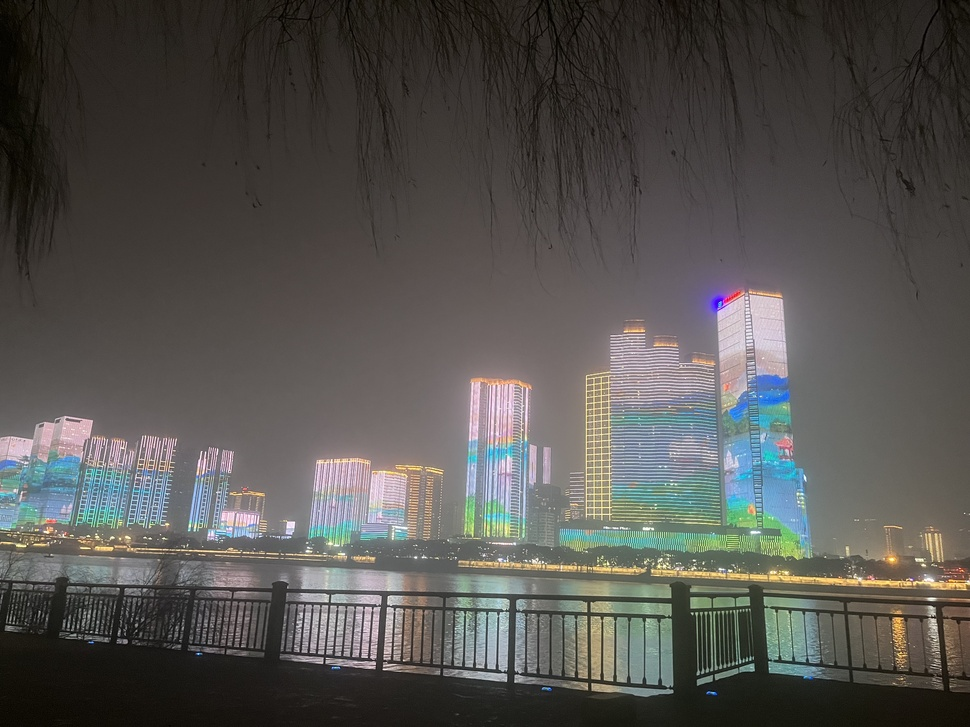
#> input picture Unsupervised Learning/SVD/city night life.jpg, 970 x 727 px, shrunk from 4032 x 3024 before the run, given in place of city%20night%20life.jpg, which was not available
$ jupyter execute image_compression_SVD.ipynb   (text cells are left out)
#> lines starting #> are read from the running program, lines starting #| are printed output that depends on the picture; pictures that were not available may be replaced by others from this repository, and a replacement may not be noted
[cell 1]
import numpy as np
import matplotlib.pyplot as plt
from skimage import io

# Correct URL format (use raw.githubusercontent.com)
url = "https://raw.githubusercontent.com/mocccca/cmor438/main/Unsupervised%20Learning/SVD/city%20night%20life.jpg"

# Load color image (shape: height × width × 3)
try:
    image_color = io.imread(url)
#> image_color is the input picture: shape (727, 970, 3); mean R, G, B 85.4, 83.6, 80.4
    print("Image loaded successfully! Shape:", image_color.shape)
#| Image loaded successfully! Shape: (727, 970, 3)
except Exception as e:
    print("Error loading image:", e)
    # Fallback: Use a local file
    # image_color = io.imread("local_image.jpg")

[cell 2]
# Normalize pixel values to [0, 1]
image_color = image_color / 255.0

# Verify RGB channels
if image_color.shape[-1] != 3:
    raise ValueError("Image must have 3 color channels (RGB)")

[cell 3]
# define function
def compress_channel(channel, k=50):
    """Compress a single channel using SVD."""
#> called with k = 50
    U, S, Vt = np.linalg.svd(channel, full_matrices=False)
#> S = 727 values, max 306.5 at index 0, min 0.0142 at index 726, mean 1.76
    compressed = U[:, :k] @ np.diag(S[:k]) @ Vt[:k, :]
    return np.clip(compressed, 0, 1)  # Ensure valid pixel range

[cell 4]
# Compress all 3 channels
k = 50  # Number of singular values to keep
compressed_channels = [
    compress_channel(image_color[:, :, i], k)
    for i in range(3)
]
#> call 3 of compress_channel, with k = 50
#> in compress_channel (call 3), `U, S, Vt = np.linalg.svd(channel, full_matrices=False)`:
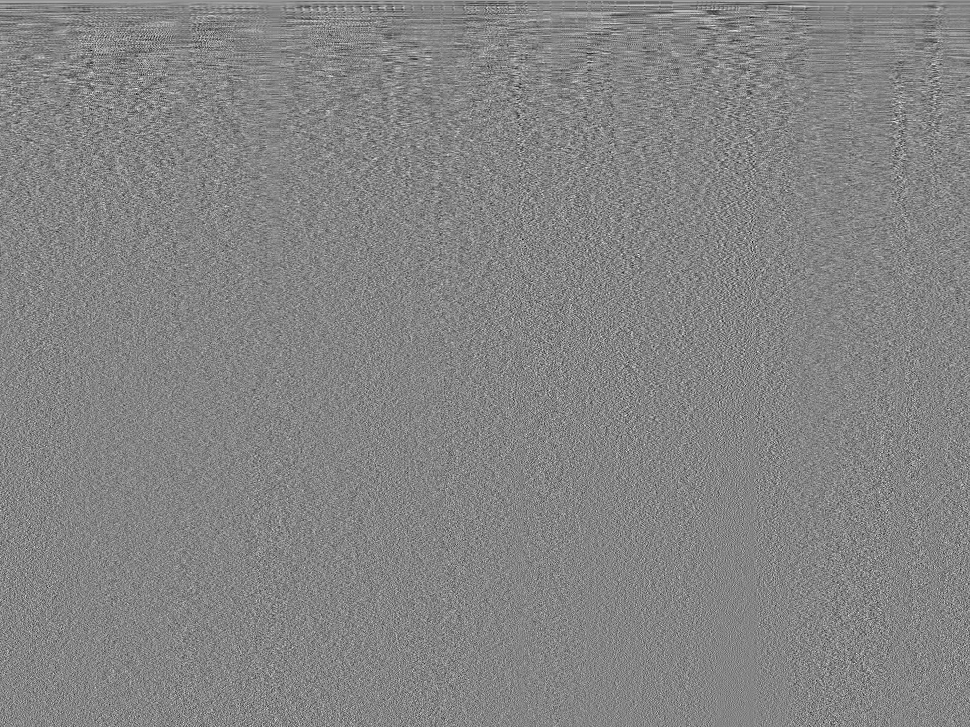
#> Vt: shape (727, 970) float64; min -0.197, max 0.181, mean 5.32e-05; drawn with min black and max white
#> in compress_channel (call 3), `U, S, Vt = np.linalg.svd(channel, full_matrices=False)`: S = 727 values, max 298 at index 0, min 0.0146 at index 726, mean 1.71
#> compressed_channels = 3 items

# Combine channels
compressed_color = np.stack(compressed_channels, axis=-1)

plt.figure(figsize=(12, 6))

plt.subplot(1, 2, 1)
plt.imshow(image_color)
plt.title("Original Image")

plt.subplot(1, 2, 2)
plt.imshow(compressed_color)
plt.title(f"Compressed (k={k})")

plt.show()

[cell 5]
original_size = image_color.size  # Total pixels × channels
#> original_size = 2115570
compressed_size = k * (image_color.shape[0] + image_color.shape[1] + 1) * 3
#> compressed_size = 254700
ratio = original_size / compressed_size
#> ratio = 8.31

print(f"Original size: {original_size}")
#| Original size: 2115570
print(f"Compressed size: {compressed_size}")
#| Compressed size: 254700
print(f"Compression ratio: {ratio:.1f}x")
#| Compression ratio: 8.3x

[cell 6]
# lower the value
k = 20  # Number of singular values to keep
compressed_channels = [
    compress_channel(image_color[:, :, i], k)
    for i in range(3)
]

# Combine channels
compressed_color = np.stack(compressed_channels, axis=-1)

# plot
plt.figure(figsize=(12, 6))

plt.subplot(1, 2, 1)
plt.imshow(image_color)
plt.title("Original Image")

plt.subplot(1, 2, 2)
plt.imshow(compressed_color)
plt.title(f"Compressed (k={k})")

plt.show()

[cell 7]
original_size = image_color.size  # Total pixels × channels
compressed_size = k * (image_color.shape[0] + image_color.shape[1] + 1) * 3
#> compressed_size = 101880
ratio = original_size / compressed_size
#> ratio = 20.77

print(f"Original size: {original_size}")
#| Original size: 2115570
print(f"Compressed size: {compressed_size}")
#| Compressed size: 101880
print(f"Compression ratio: {ratio:.1f}x")
#| Compression ratio: 20.8x

[cell 8]
# lower the value
k = 10  # Number of singular values to keep
compressed_channels = [
    compress_channel(image_color[:, :, i], k)
    for i in range(3)
]
#> in compress_channel (call 7), `U, S, Vt = np.linalg.svd(channel, full_matrices=False)`: S = 727 values, max 306.5 at index 0, min 0.0142 at index 726, mean 1.76
#> in compress_channel (call 7), `return np.clip(compressed, 0, 1)`:
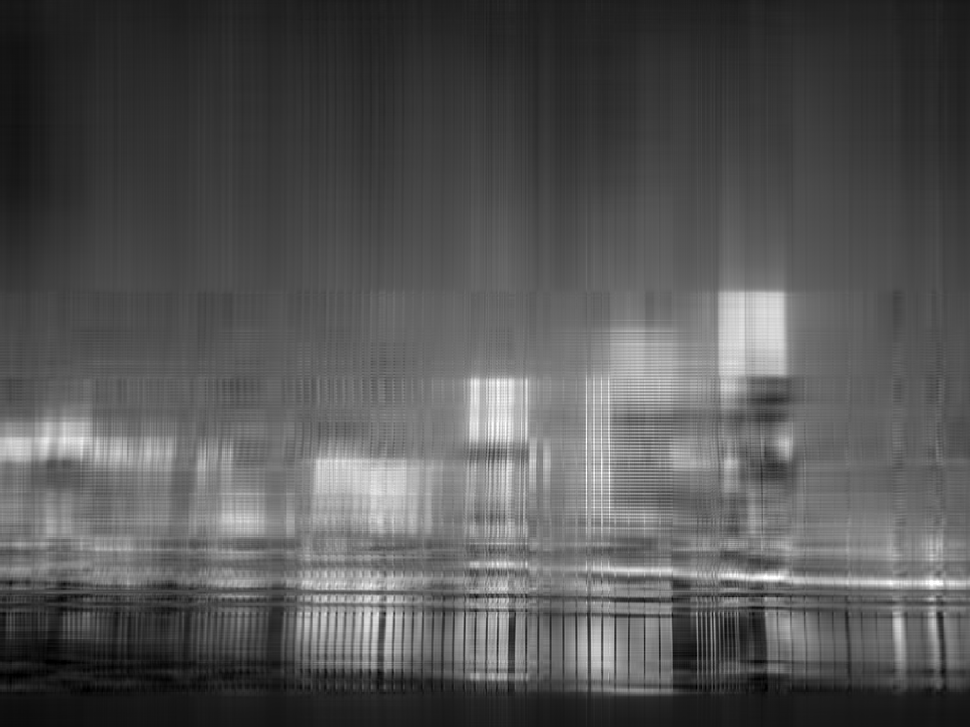
#> returned value: shape (727, 970) float64; min 0, max 1, mean 0.335

# Combine channels
compressed_color = np.stack(compressed_channels, axis=-1)
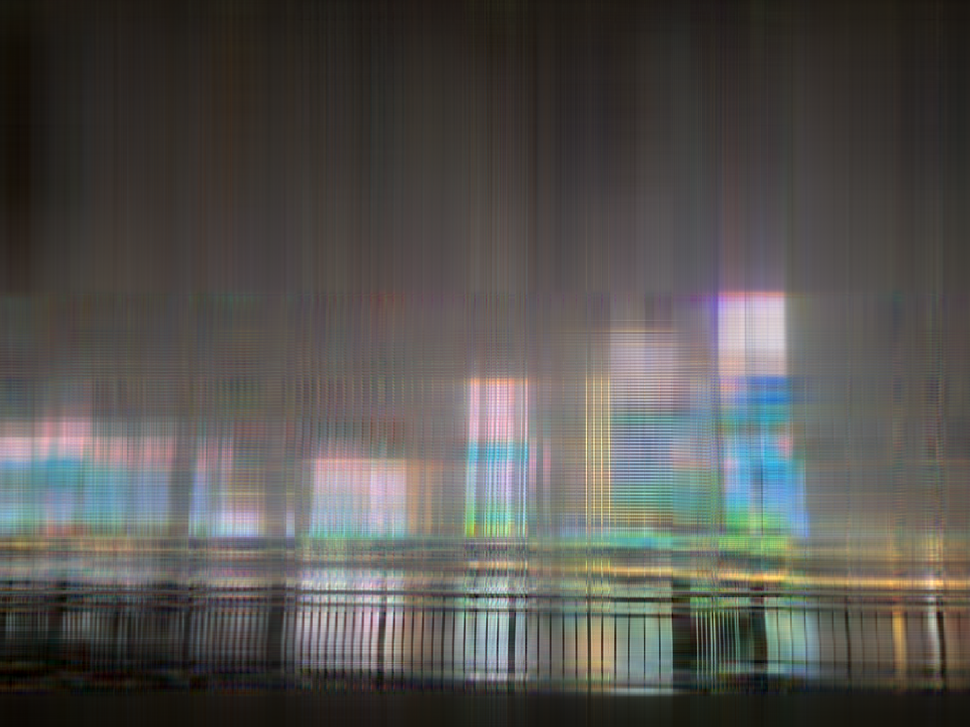
#> compressed_color: shape (727, 970, 3) float64; mean of channels 0, 1, 2 0.335, 0.328, 0.315; drawn as R, G, B

# plot
plt.figure(figsize=(12, 6))

plt.subplot(1, 2, 1)
plt.imshow(image_color)
plt.title("Original Image")

plt.subplot(1, 2, 2)
plt.imshow(compressed_color)
plt.title(f"Compressed (k={k})")

plt.show()

[cell 9]
original_size = image_color.size  # Total pixels × channels
compressed_size = k * (image_color.shape[0] + image_color.shape[1] + 1) * 3
#> compressed_size = 50940
ratio = original_size / compressed_size
#> ratio = 41.53

print(f"Original size: {original_size}")
#| Original size: 2115570
print(f"Compressed size: {compressed_size}")
#| Compressed size: 50940
print(f"Compression ratio: {ratio:.1f}x")
#| Compression ratio: 41.5x

[cell 10]
# lower the value
k = 5 # Number of singular values to keep
compressed_channels = [
    compress_channel(image_color[:, :, i], k)
    for i in range(3)
]
#> in compress_channel (call 10), `compressed = U[:, :k] @ np.diag(S[:k]) @ Vt[:k, :]`:
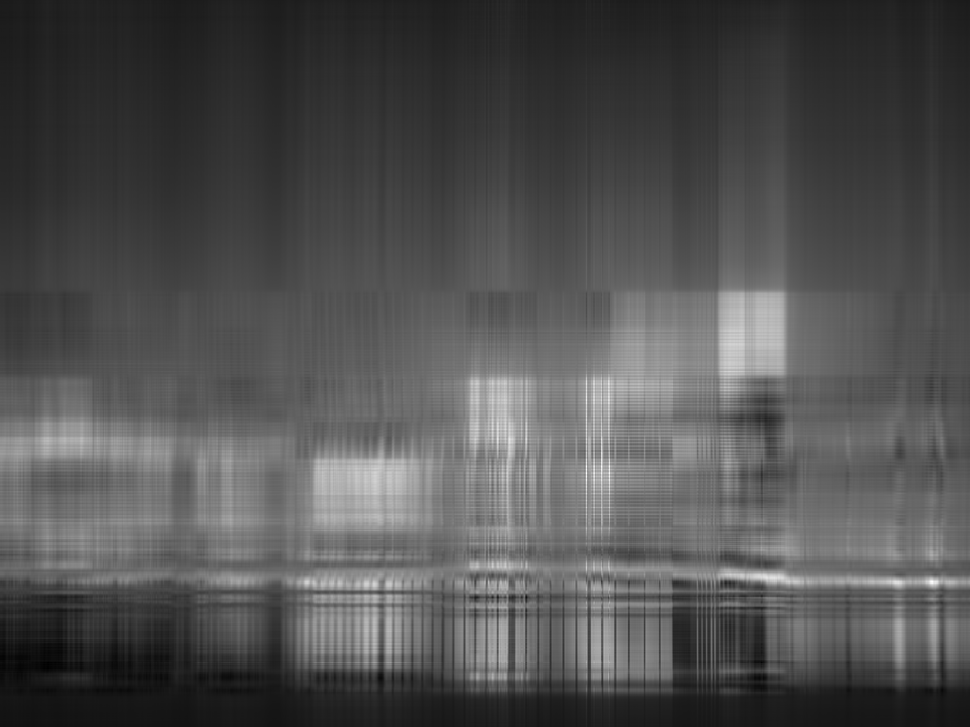
#> compressed: shape (727, 970) float64; min -0.0137, max 1.08, mean 0.335; drawn with min black and max white
#> in compress_channel (call 11), `U, S, Vt = np.linalg.svd(channel, full_matrices=False)`: S = 727 values, max 305.8 at index 0, min 0.0143 at index 726, mean 1.7
#> in compress_channel (call 11), `compressed = U[:, :k] @ np.diag(S[:k]) @ Vt[:k, :]`:
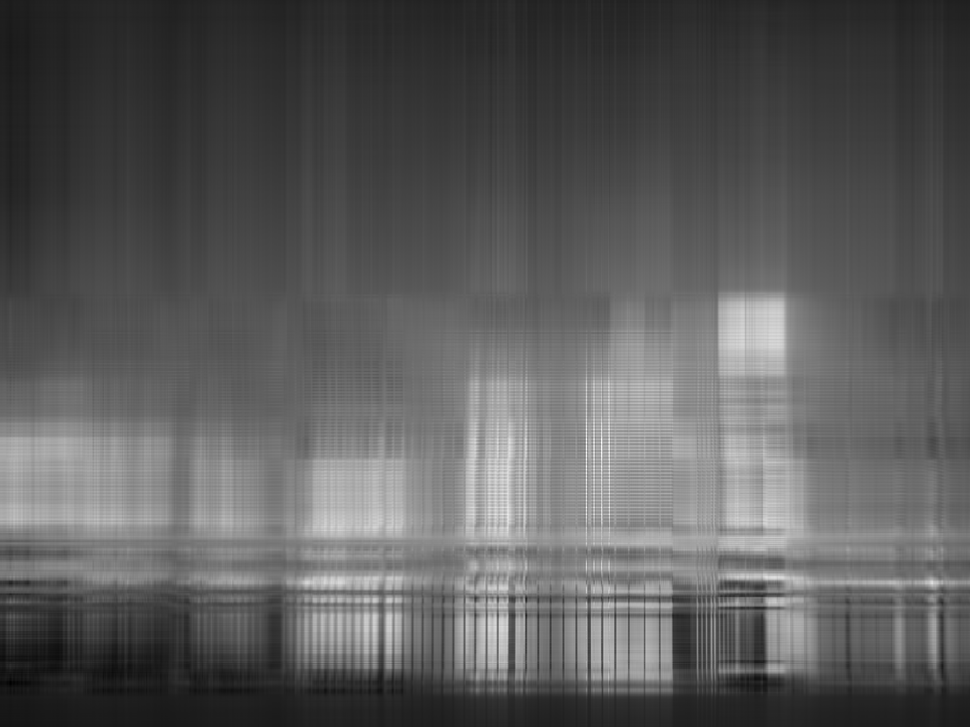
#> compressed: shape (727, 970) float64; min -0.0411, max 0.983, mean 0.328; drawn with min black and max white

# Combine channels
compressed_color = np.stack(compressed_channels, axis=-1)

# plot
plt.figure(figsize=(12, 6))

plt.subplot(1, 2, 1)
plt.imshow(image_color)
plt.title("Original Image")

plt.subplot(1, 2, 2)
plt.imshow(compressed_color)
plt.title(f"Compressed (k={k})")

plt.show()

[cell 11]
original_size = image_color.size  # Total pixels × channels
compressed_size = k * (image_color.shape[0] + image_color.shape[1] + 1) * 3
#> compressed_size = 25470
ratio = original_size / compressed_size
#> ratio = 83.06

print(f"Original size: {original_size}")
#| Original size: 2115570
print(f"Compressed size: {compressed_size}")
#| Compressed size: 25470
print(f"Compression ratio: {ratio:.1f}x")
#| Compression ratio: 83.1x

[cell 12]
original_size = image_color.size  # Total pixels × channels
compressed_size = k * (image_color.shape[0] + image_color.shape[1] + 1) * 3
ratio = original_size / compressed_size

print(f"Original size: {original_size}")
#| Original size: 2115570
print(f"Compressed size: {compressed_size}")
#| Compressed size: 25470
print(f"Compression ratio: {ratio:.1f}x")
#| Compression ratio: 83.1x

[cell 13]
# Correct URL format (use raw.githubusercontent.com)
url1 = "https://raw.githubusercontent.com/mocccca/cmor438/main/Unsupervised%20Learning/SVD/me.JPG"

# Load color image (shape: height × width × 3)
try:
    image_color1 = io.imread(url1)
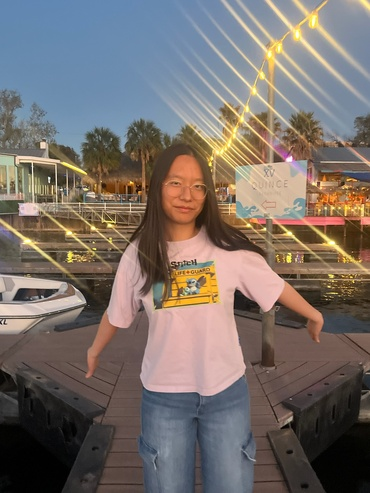
#> input picture Unsupervised Learning/SVD/me.JPG, 370 x 493 px, shrunk from 1536 x 2048 before the run, found by its file name
#> image_color1 is the input picture: shape (493, 370, 3); mean R, G, B 120.3, 110.9, 105.7
    print("Image loaded successfully! Shape:", image_color1.shape)
#| Image loaded successfully! Shape: (493, 370, 3)
except Exception as e:
    print("Error loading image:", e)
    # Fallback: Use a local file
    # image_color = io.imread("local_image.jpg")

[cell 14]
# Normalize pixel values to [0, 1]
image_color1 = image_color1 / 255.0

# Verify RGB channels
if image_color1.shape[-1] != 3:
    raise ValueError("Image must have 3 color channels (RGB)")

[cell 15]
k = 50  # Number of singular values to keep
compressed_channels = [
    compress_channel(image_color1[:, :, i], k)
    for i in range(3)
]
#> in compress_channel (call 13), `U, S, Vt = np.linalg.svd(channel, full_matrices=False)`:
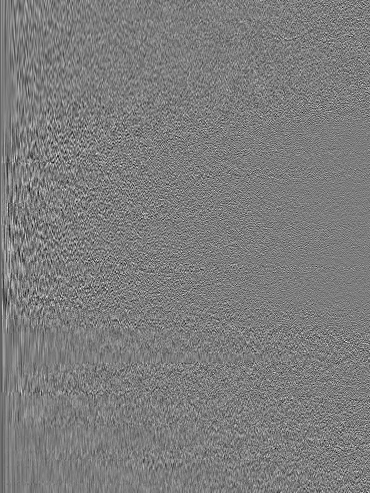
#> U: shape (493, 370) float64; min -0.252, max 0.261, mean -0.000139; drawn with min black and max white
#> in compress_channel (call 13), `U, S, Vt = np.linalg.svd(channel, full_matrices=False)`:
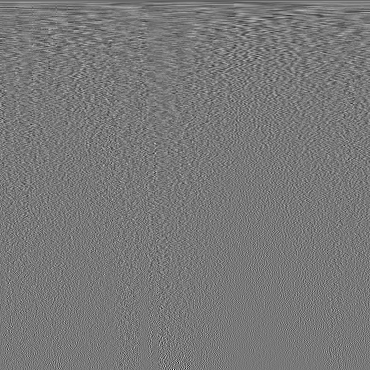
#> Vt: shape (370, 370) float64; min -0.354, max 0.392, mean -9.97e-05; drawn with min black and max white
#> in compress_channel (call 13), `U, S, Vt = np.linalg.svd(channel, full_matrices=False)`: S = 370 values, max 212.1 at index 0, min 0.0224 at index 369, mean 2.09
#> in compress_channel (call 13), `U, S, Vt = np.linalg.svd(channel, full_matrices=False)`:
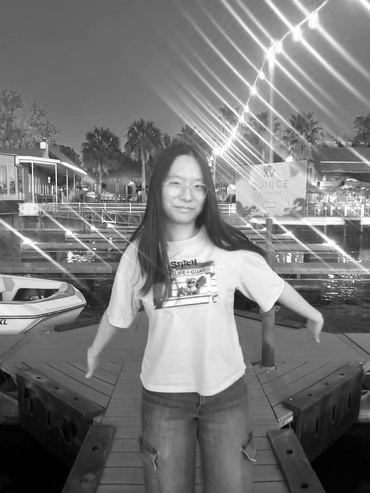
#> channel: shape (493, 370) float64; min 0, max 1, mean 0.472

# Combine channels
compressed_color1 = np.stack(compressed_channels, axis=-1)

# plot
plt.figure(figsize=(12, 6))

plt.subplot(1, 2, 1)
plt.imshow(image_color1)
plt.title("Original Image")

plt.subplot(1, 2, 2)
plt.imshow(compressed_color1)
plt.title(f"Compressed (k={k})")

plt.show()

[cell 16]
original_size1 = image_color1.size  # Total pixels × channels
#> original_size1 = 547230
compressed_size1 = k * (image_color1.shape[0] + image_color1.shape[1] + 1) * 3
#> compressed_size1 = 129600
ratio1 = original_size1 / compressed_size1
#> ratio1 = 4.22

print(f"Original size: {original_size1}")
#| Original size: 547230
print(f"Compressed size: {compressed_size1}")
#| Compressed size: 129600
print(f"Compression ratio: {ratio:.1f}x")
#| Compression ratio: 83.1x

[cell 17]
k = 20  # Number of singular values to keep
compressed_channels = [
    compress_channel(image_color1[:, :, i], k)
    for i in range(3)
]

# Combine channels
compressed_color1 = np.stack(compressed_channels, axis=-1)

# plot
plt.figure(figsize=(12, 6))

plt.subplot(1, 2, 1)
plt.imshow(image_color1)
plt.title("Original Image")

plt.subplot(1, 2, 2)
plt.imshow(compressed_color1)
plt.title(f"Compressed (k={k})")

plt.show()

[cell 18]
original_size1 = image_color1.size  # Total pixels × channels
compressed_size1 = k * (image_color1.shape[0] + image_color1.shape[1] + 1) * 3
#> compressed_size1 = 51840
ratio1 = original_size1 / compressed_size1
#> ratio1 = 10.56

print(f"Original size: {original_size1}")
#| Original size: 547230
print(f"Compressed size: {compressed_size1}")
#| Compressed size: 51840
print(f"Compression ratio: {ratio1:.1f}x")
#| Compression ratio: 10.6x

[cell 19]
k = 5  # Number of singular values to keep
compressed_channels = [
    compress_channel(image_color1[:, :, i], k)
    for i in range(3)
]

# Combine channels
compressed_color1 = np.stack(compressed_channels, axis=-1)

# plot
plt.figure(figsize=(12, 6))

plt.subplot(1, 2, 1)
plt.imshow(image_color1)
plt.title("Original Image")

plt.subplot(1, 2, 2)
plt.imshow(compressed_color1)
plt.title(f"Compressed (k={k})")

plt.show()

[cell 20]
original_size = image_color.size  # Total pixels × channels
compressed_size = k * (image_color.shape[0] + image_color.shape[1] + 1) * 3
ratio = original_size / compressed_size

print(f"Original size: {original_size}")
#| Original size: 2115570
print(f"Compressed size: {compressed_size}")
#| Compressed size: 25470
print(f"Compression ratio: {ratio:.1f}x")
#| Compression ratio: 83.1x
